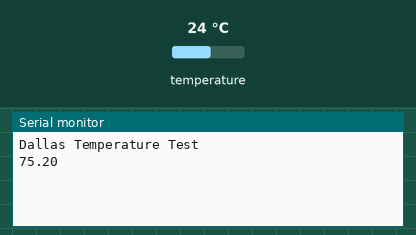
Simulated run of this sketch. Board: Arduino Uno, built with avr-gcc and run on an emulated ATmega328P. On the bench: the last lines printed to the serial monitor. Inputs (shaded band) come from the test bench; at power-on: temperature 24 °C.

Above: at 1.5 s.
1.6 s: temperature set to 12 °C
At 2.2 s:
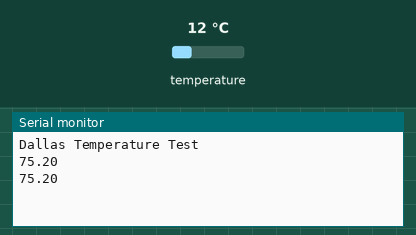
3.1 s: temperature set to 19 °C
At 3.6 s:
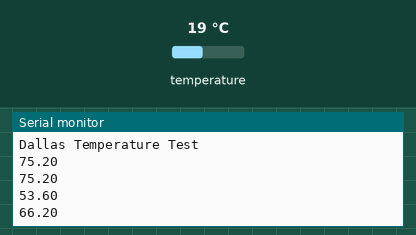
Timing chart, 0 to 6.1 s (numbered marks = the images above; inputs shaded):
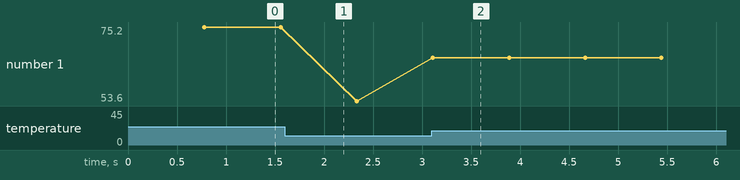

The sketch:

TemperatureTest.ino
```cpp
#include <OneWire.h>
#include <DallasTemperature.h>

#define ONE_WIRE_BUS 10

char temperatureF[6];

OneWire oneWire(ONE_WIRE_BUS);

DallasTemperature sensors(&oneWire);

float tempC = 0;
float tempF = 0;

void setup() {
  // put your setup code here, to run once:
  sensors.begin();
  Serial.begin(9600);
  Serial.println("Dallas Temperature Test");
}

void loop() {
  // put your main code here, to run repeatedly:

  sensors.requestTemperatures();

  Serial.println(sensors.getTempFByIndex(0));

  tempC = sensors.getTempCByIndex(0);
  tempF = sensors.toFahrenheit(tempC);

  convertToString(tempF);
  //convertToString(tempC);
}

void convertToString(float number)
{
  dtostrf(number, 3, 1, temperatureF);
}
```

Measured:
- after the input at 3.1 s, the serial monitor: prints a new line at once (image 2)
- plotted number 1: 75.2 → 53.6 after the input at 1.6 s, 53.6 → 66.2 after the input at 3.1 s
